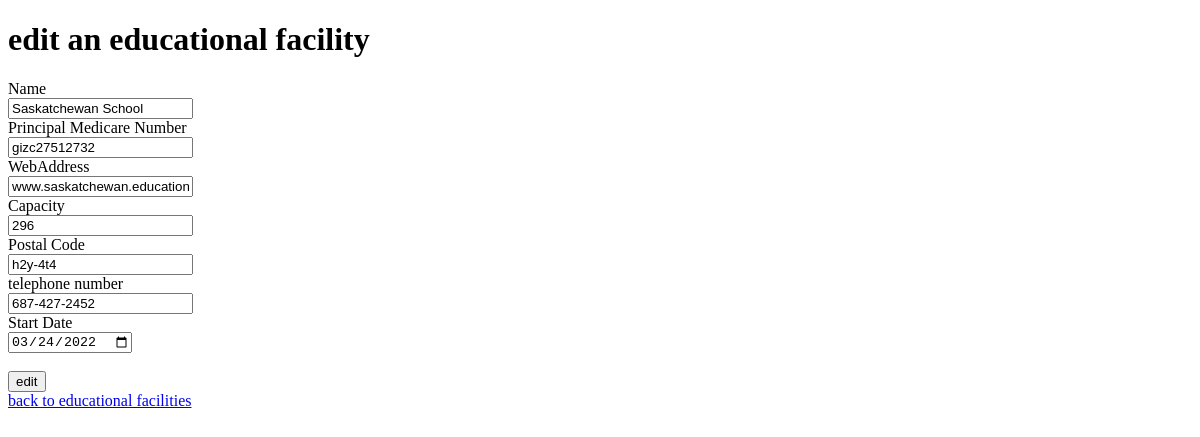
The page /php/facility/ib-edf/editeducationalfacility.php?FacilityID=10 on the database as committed earlier.
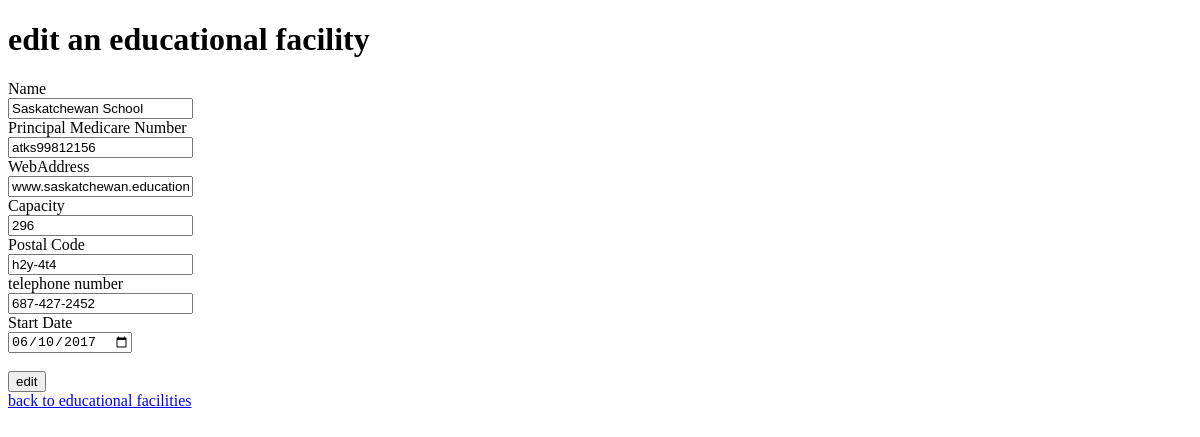
The same page on the database as committed later.
### tables this page shows
CREATE TABLE Facilities(
    FacilityID int NOT NULL AUTO_INCREMENT,
    Name VARCHAR(255),
    WebAddress VARCHAR(255),
    Capacity int,
    PostalCode char(7),
    PhoneNumber char(12),
    PRIMARY KEY (FacilityID)
);

CREATE TABLE EducationalFacilities(
    FacilityID int NOT NULL,
    PrincipalMedicareNumber char(12) NOT NULL,
    PRIMARY KEY (FacilityID),
    FOREIGN KEY (PrincipalMedicareNumber) REFERENCES Employees(MedicareCardNumber)
);

CREATE TABLE Works_at(
    MedicareCardNumber char(12) NOT NULL,
    FacilityID int NOT NULL,
    StartDate date,
    EndDate date,
    Role VARCHAR(255),
    CONSTRAINT PK_Works_at PRIMARY KEY (MedicareCardNumber, FacilityID, StartDate)
);

### php/facility/ib-edf/editeducationalfacility.php (the view, shortened to what this page needs)
<?php
require_once '../database.php';
$statement = $conn->prepare("SELECT e.FacilityID, e.PrincipalMedicareNumber, f.Name,
                            CONCAT(p.FirstName, ' ', p.LastName) AS Principal_name,
                            f.WebAddress, f.Capacity, f.PostalCode, f.PhoneNumber, wa.StartDate
                            FROM facilities f
                            JOIN educationalfacilities e ON e.FacilityID = f.FacilityID
                            JOIN persons p ON e.PrincipalMedicareNumber = p.MedicareCardNumber
                            JOIN works_at wa ON f.FacilityID = wa.FacilityID
                            AND e.PrincipalMedicareNumber = wa.MedicareCardNumber
                            WHERE e.FacilityID =:FacilityID;");
$statement->bindParam(":FacilityID", $_GET["FacilityID"]);
$statement->execute();
$statement = $statement->fetch(PDO::FETCH_ASSOC);
?>
<!DOCTYPE html>
<html lang="en">
<head>
</head>
<body>
    <h1>edit an educational facility</h1>
    <form action="./editeducationalfacility.php" method="post">
        <label for="Name">Name</label><br>
        <input type="text" name="Name" id="Name" value="<?= $statement["Name"]?>"> <br>
        <label for="PrincipalMedicareNumber">Principal Medicare Number</label><br>
        <input type="text" name="PrincipalMedicareNumber" id="PrincipalMedicareNumber" value="<?= $statement["PrincipalMedicareNumber"]?>"> <br>
        <label for="WebAddress">WebAddress</label><br>
        <input type="text" name="WebAddress" id="WebAddress" value="<?= $statement["WebAddress"]?>"> <br>
        <label for="Capacity">Capacity</label><br>
        <input type="number" name="Capacity" id="Capacity" value="<?= $statement["Capacity"]?>"> <br>
        <label for="PostalCode">Postal Code</label><br>
        <input type="text" name="PostalCode" id="PostalCode" value="<?= $statement["PostalCode"]?>"> <br>
        <label for="PhoneNumber">telephone number</label><br>
        <input type="text" name="PhoneNumber" id="PhoneNumber" value="<?= $statement["PhoneNumber"]?>"> <br>
        <label for="StartDate">Start Date</label><br>
        <input type="date" name="StartDate" id="StartDate" value="<?= $statement["StartDate"]?>"> <br>
        <input type="hidden" name="FacilityID" id="FacilityID" value="<?= $statement["FacilityID"]?>"> <br>
        <button type="submit">edit</button>
    </form>
    <a href="./showeducationalfacility.php">back to educational facilities</a>
</body>
</html>

Rows that differ between the two databases and show on the page:
changed through a linked row, facilities "Saskatchewan School": PrincipalMedicareNumber "gizc27512732" → "atks99812156"; StartDate "03/24/2022" → "06/10/2017"
